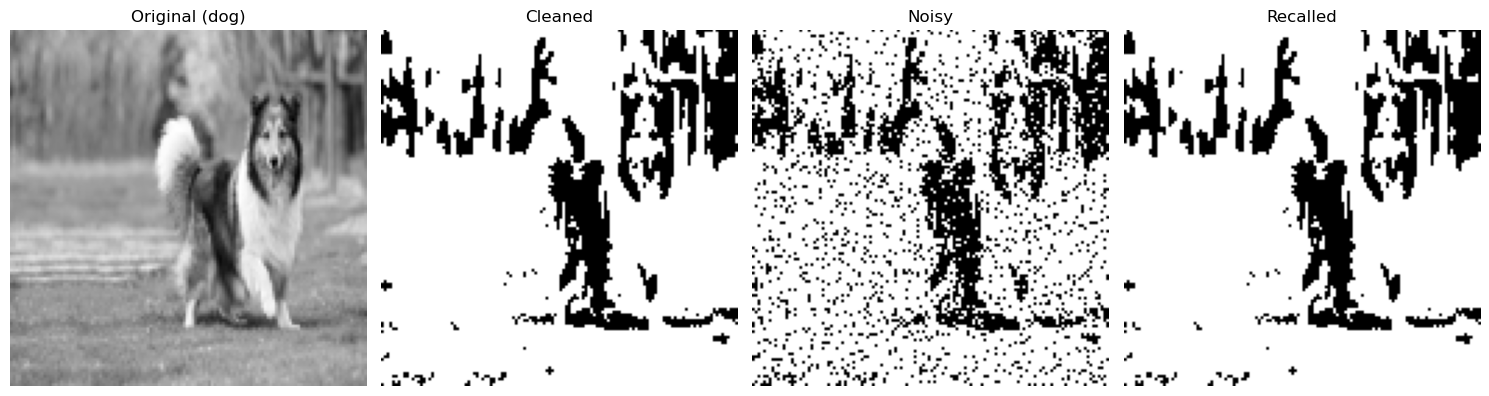
#> input picture hopfield_stage_1.png, 1489 x 396 px, given as the content of the folder data/train, which was not available
$ jupyter execute --allow-errors hopfield.ipynb   (older library calls are emulated)   (text cells are left out)
#> lines starting #> are read from the running program, lines starting #| are printed output that depends on the picture; pictures that were not available may be replaced by others from this repository, and a replacement may not be noted
[cell 1]
# Importing everything important.
import numpy as np
import matplotlib.pyplot as plt
import scipy.misc as sp
import matplotlib.image as mpimg
import os
from glob import glob
from PIL import Image
import random
from sklearn.metrics import confusion_matrix, ConfusionMatrixDisplay
import seaborn as sns

[cell 2]
# Setting the standard seed for reproducable results.
random.seed(10)

[cell 3]
# This loads the images from the data set in black and white. While keeping the ratio of cats and dogs equal
# and keeping track of the picture labels.
def load_balanced_images(folder, image_size=(32, 32), n_per_class=None):
    """Load the same number of grayscale images per class (e.g. cats/dogs)."""
#> called with folder = 'data/train', image_size = (32, 32), n_per_class = 75
    classes = sorted(os.listdir(folder))  # ['cats', 'dogs']
    all_images, all_labels = [], []

    for label in classes:
        class_folder = os.path.join(folder, label)
        paths = []
        for ext in ('*.png', '*.jpg', '*.jpeg'):
            paths.extend(glob(os.path.join(class_folder, ext)))
        random.shuffle(paths)

        if n_per_class:
            paths = paths[:n_per_class]  # limit per class

        # Going through each image and giving it an index.
        for idx, path in enumerate(paths):
            img = Image.open(path).convert('L').resize(image_size)
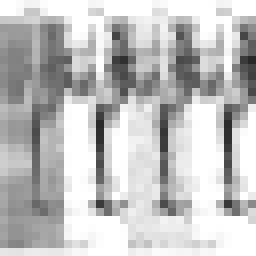
#> img: PIL image 32x32 L (shown 8 times larger); min 40, max 255, mean 193.3
            img = np.array(img, dtype=np.float32) / 255.0
#> img: shape (32, 32) float32
            all_images.append(img)
            all_labels.append(f"{label}_{idx+1}")  # UNIQUE label, e.g. cat_1, dog_3

    # Mix the dataset
    combined = list(zip(all_images, all_labels))
#> combined = 1 item
    random.shuffle(combined)
    all_images, all_labels = zip(*combined)
#> all_labels = ('hopfield_stage_1.png_1',)

    print(f"Loaded {len(all_images)} images from {folder} "
          f"({len(classes)} classes, {n_per_class} per class)")
#| Loaded 1 images from data/train (1 classes, 75 per class)

    return list(all_images), list(all_labels)


# This code generates the noisy picture.
# [63 lines left out: functions imageGenerator, hebbian_trainer, prediction, not called in this run]

[cell 4]
# This plots the four pictures side by side. (The original, the cleaned, the noisy and the recalled.)
# [105 lines left out: functions plot_image_reconstruction, plot_internal_recall_confusion, not called in this run]

[cell 5]
def run_hopfield_experiment(train_dir="data/train", train_counts=None,
                            learning_rule="hebbian", hebbian_trainer=None, color = "Blues",
                            imageGenerator=None, prediction=None, plot_image_reconstruction=None, image_size=(32, 32), binary=None):

    if train_counts is None:
        train_counts = list(range(1, 13))

    # --- Load images ---
    train_images, train_labels = load_balanced_images("data/train", image_size=image_size, n_per_class=75)
#> train_images = 1 item; train_labels = ['hopfield_stage_1.png_1']

    results = []
    conf_matrices = []
    train_labels_list = []

    for n_train in train_counts:
        print(f"\n=== Training with {n_train} patterns ===")
        selected_indices = random.sample(range(len(train_images)), n_train)
        selected_images = [train_images[i] for i in selected_indices]
        selected_labels = [train_labels[i] for i in selected_indices]

        coefMatrix = 0
        stored_patterns = []

        # --- Learning phase ---
        for i, img in enumerate(selected_images):
            clean, noisyVec = imageGenerator(img, binary)

            if learning_rule.lower() == "hebbian":
                coefMatrix = hebbian_trainer(clean, 0 if i == 0 else coefMatrix)
            else:
                raise ValueError("Invalid learning_rule. Choose 'hebbian'.")

            stored_patterns.append(clean)

        # --- Visualization ---
        plot_image_reconstruction(
            selected_images=selected_images,
            selected_labels=selected_labels,
            coefMatrix=coefMatrix,
            imageGenerator=imageGenerator,
            prediction=prediction,
            save_path=f"hopfield_stage_{learning_rule}_{n_train}_binary{binary}_neurons{image_size}.png",
            binary = binary
        )

        acc, cm = plot_internal_recall_confusion(
            image_size=image_size,
            learning_rule=learning_rule,
            stored_patterns=stored_patterns,
            stored_labels=selected_labels,
            coefMatrix=coefMatrix,
            imageGenerator=imageGenerator,
            prediction=prediction,
            binary=binary,
            n_samples=len(stored_patterns),
            color = color,
            save_path=f"internal_confusion_{learning_rule}_{n_train}_binary{binary}_neurons{image_size}.png"
        )

        conf_matrices.append(cm)
        results.append(acc)
        train_labels_list.append(n_train)
        print(f"Internal recall accuracy with {n_train} training images (binary: {binary}, rule: {learning_rule}, neurons: {image_size}): {acc:.2f}")
#> after the loop, conf_matrices = []; results = []; train_labels_list = []
#> call 2 of load_balanced_images, with folder = 'data/train', image_size = (64, 64), n_per_class = 75
#> in load_balanced_images (call 2), `img = Image.open(path).convert('L').resize(image_size)`:
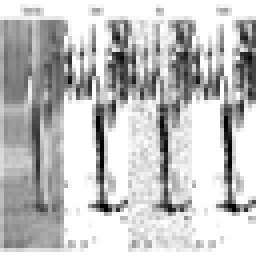
#> img: PIL image 64x64 L (shown 4 times larger); min 0, max 255, mean 193.5
#| Loaded 1 images from data/train (1 classes, 75 per class)
#> call 3 of load_balanced_images, with folder = 'data/train', image_size = (128, 128), n_per_class = 75
#> in load_balanced_images (call 3), `img = Image.open(path).convert('L').resize(image_size)`:
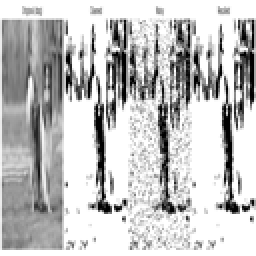
#> img: PIL image 128x128 L (shown 2 times larger); min 0, max 255, mean 193.7
#| Loaded 1 images from data/train (1 classes, 75 per class)

    return results, conf_matrices

$ run again, on hopfield_stage_14.png
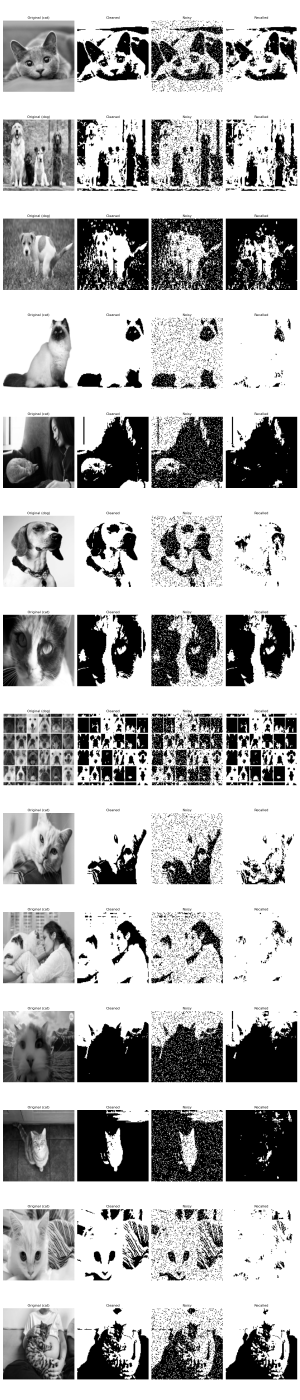
#> input picture hopfield_stage_14.png, 1500 x 7000 px, given as the content of the folder data/train, which was not available (shown at 1/5 size)
#> combined = 1 item
#> all_labels = ('hopfield_stage_14.png_1',)
#| Loaded 1 images from data/train (1 classes, 75 per class)
#> train_images = 1 item; train_labels = ['hopfield_stage_14.png_1']
#> after the loop in run_hopfield_experiment, `for n_train in train_counts:`: conf_matrices = []
#> in load_balanced_images (call 2), `img = Image.open(path).convert('L').resize(image_size)`:
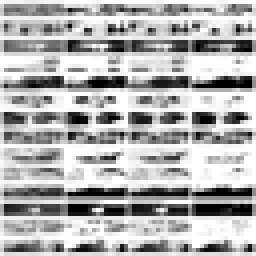
#> img: PIL image 64x64 L (shown 4 times larger); min 0, max 255, mean 177.4
#| Loaded 1 images from data/train (1 classes, 75 per class)
#> in load_balanced_images (call 3), `img = Image.open(path).convert('L').resize(image_size)`:
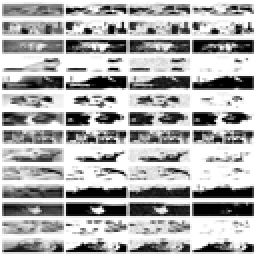
#> img: PIL image 128x128 L (shown 2 times larger); min 0, max 255, mean 177.2
#| Loaded 1 images from data/train (1 classes, 75 per class)

$ run again, on hopfield_stage_16.png
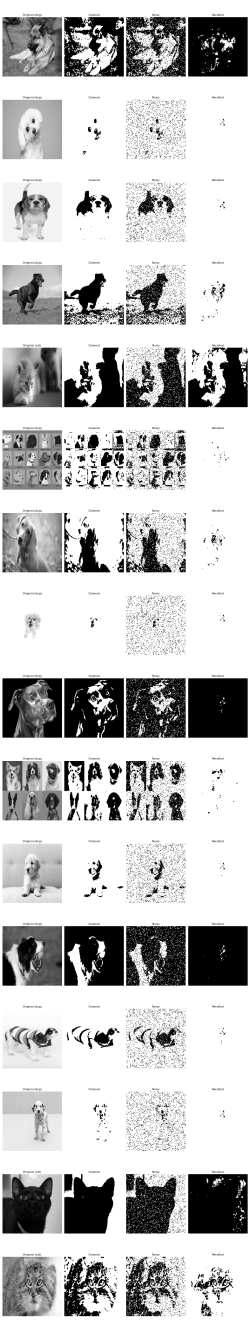
#> input picture hopfield_stage_16.png, 1500 x 8000 px, given as the content of the folder data/train, which was not available (shown at 1/6 size)
#> combined = 1 item
#> all_labels = ('hopfield_stage_16.png_1',)
#| Loaded 1 images from data/train (1 classes, 75 per class)
#> train_images = 1 item; train_labels = ['hopfield_stage_16.png_1']
#> after the loop in run_hopfield_experiment, `for n_train in train_counts:`: conf_matrices = []
#> in load_balanced_images (call 2), `img = Image.open(path).convert('L').resize(image_size)`:
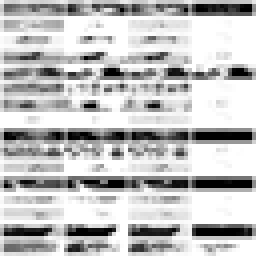
#> img: PIL image 64x64 L (shown 4 times larger); min 0, max 255, mean 193.1
#| Loaded 1 images from data/train (1 classes, 75 per class)
#> in load_balanced_images (call 3), `img = Image.open(path).convert('L').resize(image_size)`:
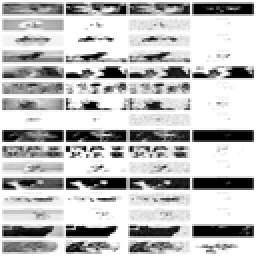
#> img: PIL image 128x128 L (shown 2 times larger); min 0, max 255, mean 193.2
#| Loaded 1 images from data/train (1 classes, 75 per class)

$ run again, on hopfield_stage_2.png
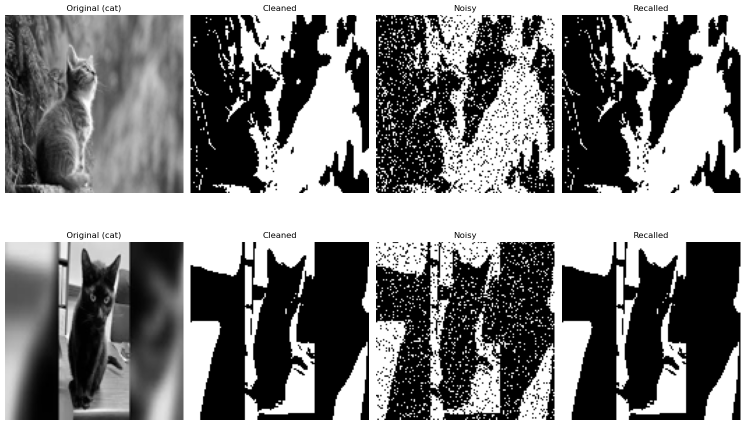
#> input picture hopfield_stage_2.png, 1489 x 850 px, given as the content of the folder data/train, which was not available (shown at 1/2 size)
#> in load_balanced_images, `img = Image.open(path).convert('L').resize(image_size)`:
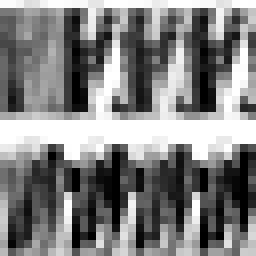
#> img: PIL image 32x32 L (shown 8 times larger); min 0, max 255, mean 129.3
#> combined = 1 item
#> all_labels = ('hopfield_stage_2.png_1',)
#| Loaded 1 images from data/train (1 classes, 75 per class)
#> train_images = 1 item; train_labels = ['hopfield_stage_2.png_1']
#> after the loop in run_hopfield_experiment, `for n_train in train_counts:`: conf_matrices = []
#| Loaded 1 images from data/train (1 classes, 75 per class)
#> in load_balanced_images (call 3), `img = Image.open(path).convert('L').resize(image_size)`:
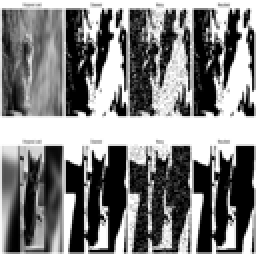
#> img: PIL image 128x128 L (shown 2 times larger); min 0, max 255, mean 130.1
#| Loaded 1 images from data/train (1 classes, 75 per class)
